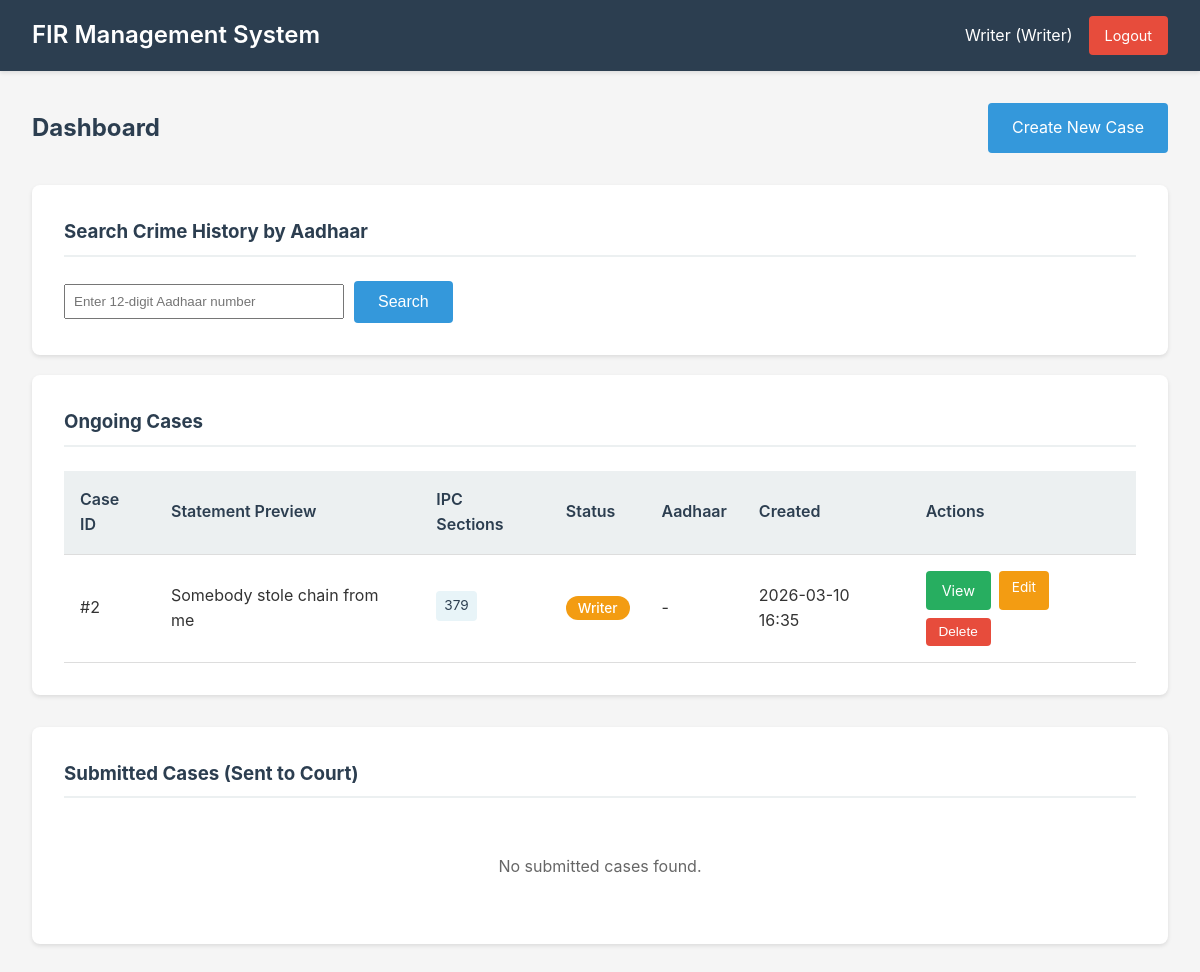
The page /dashboard (signed in) on the database its author committed.
### models.py (models this page shows)
class User(UserMixin, db.Model):
    id = db.Column(db.Integer, primary_key=True)
    username = db.Column(db.String(80), unique=True, nullable=False)
    password_hash = db.Column(db.String(255), nullable=False)
    role = db.Column(db.String(50), nullable=False)  # writer, sub_inspector, inspector
    name = db.Column(db.String(100), nullable=False)
    created_at = db.Column(db.DateTime, default=datetime.utcnow)

class FIRCase(db.Model):
    id = db.Column(db.Integer, primary_key=True)
    case_number = db.Column(db.String(50), unique=True, nullable=True)
    statement = db.Column(db.Text, nullable=False)
    keywords = db.Column(db.Text, nullable=True)  # JSON string
    ipc_sections = db.Column(db.Text, nullable=True)  # JSON string
    status = db.Column(db.String(50), default=WorkflowStatus.WRITER.value)
    input_type = db.Column(db.String(20), nullable=False)  # audio, video, text
    aadhaar_number = db.Column(db.String(12), nullable=True, index=True)
    created_by = db.Column(db.Integer, db.ForeignKey('user.id'), nullable=False)
    created_at = db.Column(db.DateTime, default=datetime.utcnow)
    investigated_by = db.Column(db.Integer, db.ForeignKey('user.id'), nullable=True)
    investigation_date = db.Column(db.DateTime, nullable=True)
    approved_by = db.Column(db.Integer, db.ForeignKey('user.id'), nullable=True)
    approval_date = db.Column(db.DateTime, nullable=True)
    sent_to_court_date = db.Column(db.DateTime, nullable=True)
    creator = db.relationship('User', foreign_keys=[created_by], backref='created_cases')
    investigator = db.relationship('User', foreign_keys=[investigated_by], backref='investigated_cases')
    approver = db.relationship('User', foreign_keys=[approved_by], backref='approved_cases')

### app.py (the view)
@app.route('/dashboard')
@login_required
def dashboard():
    role = current_user.role
    aadhaar_query = normalize_aadhaar(request.args.get('aadhaar_search', ''))
    if role == 'writer':
        all_cases = FIRCase.query.filter_by(created_by=current_user.id).all()
    elif role == 'sub_inspector':
        all_cases = FIRCase.query.filter(
            (FIRCase.status == WorkflowStatus.SUB_INSPECTOR.value) |
            (FIRCase.status == WorkflowStatus.INSPECTOR.value) |
            (FIRCase.status == WorkflowStatus.COURT.value)
        ).all()
    elif role == 'inspector':
        all_cases = FIRCase.query.all()
    else:
        all_cases = FIRCase.query.all()
    ongoing_cases = [c for c in all_cases if c.status != WorkflowStatus.COURT.value]
    submitted_cases = [c for c in all_cases if c.status == WorkflowStatus.COURT.value]
    history_results = []
    if aadhaar_query:
        history_results = FIRCase.query.filter(FIRCase.aadhaar_number == aadhaar_query).order_by(FIRCase.created_at.desc()).all()
        if role == 'writer':
            history_results = [c for c in history_results if c.created_by == current_user.id]
    return render_template('dashboard.html',
                         ongoing_cases=ongoing_cases,
                         submitted_cases=submitted_cases,
                         role=role,
                         aadhaar_query=aadhaar_query or '',
                         history_results=history_results)

### app.py (called while the page is built)
@app.template_filter('from_json')
def from_json_filter(value):
    if isinstance(value, str):
        try:
            return json.loads(value)
        except:
            return []
    return value or []

@login_manager.user_loader
def load_user(user_id):
    return User.query.get(int(user_id))

def normalize_aadhaar(raw_value):
    digits = ''.join(ch for ch in (raw_value or '') if ch.isdigit())
    return digits if len(digits) == 12 else None

### templates/dashboard.html (shortened to what this page needs)
{% extends "base.html" %}
{% block content %}
<div class="dashboard">
    <div class="dashboard-header">
        <h2>Dashboard</h2>
        {% if role == 'writer' %}
        <a href="{{ url_for('create_case') }}" class="btn-primary">Create New Case</a>
        {% endif %}
    </div>
    <div class="cases-list" style="margin-bottom: 20px;">
        <h3>Search Crime History by Aadhaar</h3>
        <form method="GET" action="{{ url_for('dashboard') }}" style="display: flex; gap: 10px; align-items: center; flex-wrap: wrap;">
            <input type="text" name="aadhaar_search" value="{{ aadhaar_query }}" maxlength="12" pattern="\d{12}" placeholder="Enter 12-digit Aadhaar number" style="padding: 8px; min-width: 280px;">
            <button type="submit" class="btn-primary">Search</button>
        </form>
    </div>
    <div class="cases-section">
        <div class="cases-list">
            <h3>Ongoing Cases</h3>
            {% if ongoing_cases %}
            <table class="cases-table">
                <thead>
                    <tr>
                        <th>Case ID</th>
                        <th>Statement Preview</th>
                        <th>IPC Sections</th>
                        <th>Status</th>
                        <th>Aadhaar</th>
                        <th>Created</th>
                        <th>Actions</th>
                    </tr>
                </thead>
                <tbody>
                    {% for case in ongoing_cases %}
                    <tr>
                        <td>#{{ case.id }}</td>
                        <td>{{ case.statement[:100] }}{% if case.statement|length > 100 %}...{% endif %}</td>
                        <td>
                            {% if case.ipc_sections %}
                                {% set sections = case.ipc_sections|from_json %}
                                {% for section in sections[:3] %}
                                    <span class="ipc-badge">{{ section }}</span>
                                {% endfor %}
                            {% else %}
                                <span class="text-muted">No sections</span>
                            {% endif %}
                        </td>
                        <td>
                            <span class="status-badge status-{{ case.status }}">{{ case.status.replace('_', ' ').title() }}</span>
                        </td>
                    <td>{{ case.aadhaar_number or '-' }}</td>
                    <td>{{ case.created_at.strftime('%Y-%m-%d %H:%M') }}</td>
                    <td>
                        <div class="table-actions">
                            <a href="{{ url_for('view_case', case_id=case.id) }}" class="btn-view">View</a>
                            {% if (role == 'writer' and case.created_by == current_user.id) or role in ['sub_inspector', 'inspector'] %}
                            <a href="{{ url_for('edit_case', case_id=case.id) }}" class="btn-edit-small">Edit</a>
                            <button onclick="deleteCaseFromDashboard({{ case.id }})" class="btn-delete-small">Delete</button>
                            {% endif %}
                        </div>
                    </td>
                    </tr>
                    {% endfor %}
                </tbody>
            </table>
            {% else %}
            <p class="no-cases">No ongoing cases found.</p>
            {% endif %}
        </div>
        <div class="cases-list">
            <h3>Submitted Cases (Sent to Court)</h3>
            {% if submitted_cases %}
            <table class="cases-table">
                <thead>
                    <tr>
                        <th>Case ID</th>
                        <th>Statement Preview</th>
                        <th>IPC Sections</th>
                        <th>Status</th>
                        <th>Aadhaar</th>
                        <th>Submitted</th>
                        <th>Actions</th>
                    </tr>
                </thead>
                <tbody>
                    {% for case in submitted_cases %}
                    <tr>
                        <td>#{{ case.id }}</td>
                        <td>{{ case.statement[:100] }}{% if case.statement|length > 100 %}...{% endif %}</td>
                        <td>
                            {% if case.ipc_sections %}
                                {% set sections = case.ipc_sections|from_json %}
                                {% for section in sections[:3] %}
                                    <span class="ipc-badge">{{ section }}</span>
                                {% endfor %}
                                {% if sections|length > 3 %}
                                    <span class="ipc-badge">+{{ sections|length - 3 }}</span>
                                {% endif %}
                            {% else %}
                                <span class="text-muted">No sections</span>
                            {% endif %}
                        </td>
                        <td>
                            <span class="status-badge status-{{ case.status }}">{{ case.status.replace('_', ' ').title() }}</span>
                        </td>
                        <td>{{ case.aadhaar_number or '-' }}</td>
                        <td>
                            {% if case.approval_date %}
                                {{ case.approval_date.strftime('%Y-%m-%d %H:%M') }}
                            {% else %}
                                {{ case.created_at.strftime('%Y-%m-%d %H:%M') }}
                            {% endif %}
                        </td>
                        <td>
                            <div class="table-actions">
                                <a href="{{ url_for('view_case', case_id=case.id) }}" class="btn-view">View</a>
                                {% if (role == 'writer' and case.created_by == current_user.id) or role in ['sub_inspector', 'inspector'] %}
                                <a href="{{ url_for('edit_case', case_id=case.id) }}" class="btn-edit-small">Edit</a>
                                <button onclick="deleteCaseFromDashboard({{ case.id }})" class="btn-delete-small">Delete</button>
                                {% endif %}
                            </div>
                        </td>
                    </tr>
                    {% endfor %}
                </tbody>
            </table>
            {% else %}
            <p class="no-cases">No submitted cases found.</p>
            {% endif %}
        </div>
    </div>
</div>
{% endblock %}

### templates/base.html (shortened to what this page needs)
<!DOCTYPE html>
<html lang="en">
<head>
    <link rel="stylesheet" href="{{ url_for('static', filename='css/style.css') }}">
</head>
<body>
    <nav class="navbar">
        <div class="nav-container">
            <h1 class="nav-title">FIR Management System</h1>
            {% if current_user.is_authenticated %}
            <div class="nav-user">
                <span>{{ current_user.name }} ({{ current_user.role.replace('_', ' ').title() }})</span>
                <a href="{{ url_for('logout') }}" class="btn-logout">Logout</a>
            </div>
            {% endif %}
        </div>
    </nav>
    <main class="main-content">
        {% block content %}{% endblock %}
    </main>
</body>
</html>

### static/css/style.css (style rules this page uses)
* { margin: 0; padding: 0; box-sizing: border-box; }
body { font-family: -apple-system, BlinkMacSystemFont, 'Segoe UI', Roboto, Oxygen, Ubuntu, Cantarell, sans-serif; background-color: #f5f5f5; color: #333; line-height: 1.6; }
.navbar { background-color: #2c3e50; color: white; padding: 1rem 0; box-shadow: 0 2px 4px rgba(0,0,0,0.1); }
.nav-container { max-width: 1200px; margin: 0 auto; padding: 0 2rem; display: flex; justify-content: space-between; align-items: center; }
.nav-title { font-size: 1.5rem; font-weight: 600; }
.nav-user { display: flex; align-items: center; gap: 1rem; }
.btn-logout { background-color: #e74c3c; color: white; padding: 0.5rem 1rem; text-decoration: none; border-radius: 4px; font-size: 0.9rem; }
.main-content { max-width: 1200px; margin: 2rem auto; padding: 0 2rem; }
.btn-primary { background-color: #3498db; color: white; padding: 0.75rem 1.5rem; border: none; border-radius: 4px; cursor: pointer; font-size: 1rem; text-decoration: none; display: inline-block; }
.btn-view { background-color: #27ae60; color: white; padding: 0.5rem 1rem; text-decoration: none; border-radius: 4px; font-size: 0.9rem; }
.dashboard-header { display: flex; justify-content: space-between; align-items: center; margin-bottom: 2rem; }
.dashboard-header h2 { color: #2c3e50; }
.cases-list { background: white; padding: 2rem; border-radius: 8px; box-shadow: 0 2px 4px rgba(0,0,0,0.1); }
.cases-list h3 { margin-bottom: 1.5rem; color: #2c3e50; }
.cases-table { width: 100%; border-collapse: collapse; }
.cases-table thead { background-color: #ecf0f1; }
.cases-table th, .cases-table td { padding: 1rem; text-align: left; border-bottom: 1px solid #ddd; }
.cases-table th { font-weight: 600; color: #2c3e50; }
.no-cases { text-align: center; padding: 2rem; color: #666; }
.status-badge { padding: 0.25rem 0.75rem; border-radius: 12px; font-size: 0.85rem; font-weight: 500; }
.status-writer { background-color: #f39c12; color: white; }
.ipc-badge { display: inline-block; background-color: #e8f4f8; color: #2c3e50; padding: 0.25rem 0.5rem; border-radius: 4px; font-size: 0.85rem; margin-right: 0.25rem; margin-bottom: 0.25rem; }
.table-actions { display: flex; gap: 0.5rem; flex-wrap: wrap; }
.btn-edit-small { background-color: #f39c12; color: white; padding: 0.4rem 0.8rem; text-decoration: none; border-radius: 4px; font-size: 0.85rem; display: inline-block; }
.btn-delete-small { background-color: #e74c3c; color: white; padding: 0.4rem 0.8rem; border: none; border-radius: 4px; font-size: 0.85rem; cursor: pointer; }
.cases-section { display: flex; flex-direction: column; gap: 2rem; }
.cases-list h3 { margin-bottom: 1.5rem; color: #2c3e50; padding-bottom: 0.5rem; border-bottom: 2px solid #ecf0f1; }

### rows shown on the page
User: name "Writer", role.replace "Writer"
FIRCase: id "2", statement "Somebody stole chain from me", 3 "379", status.replace "Writer", aadhaar_number "-", created_at "2026-03-10 16:35"
